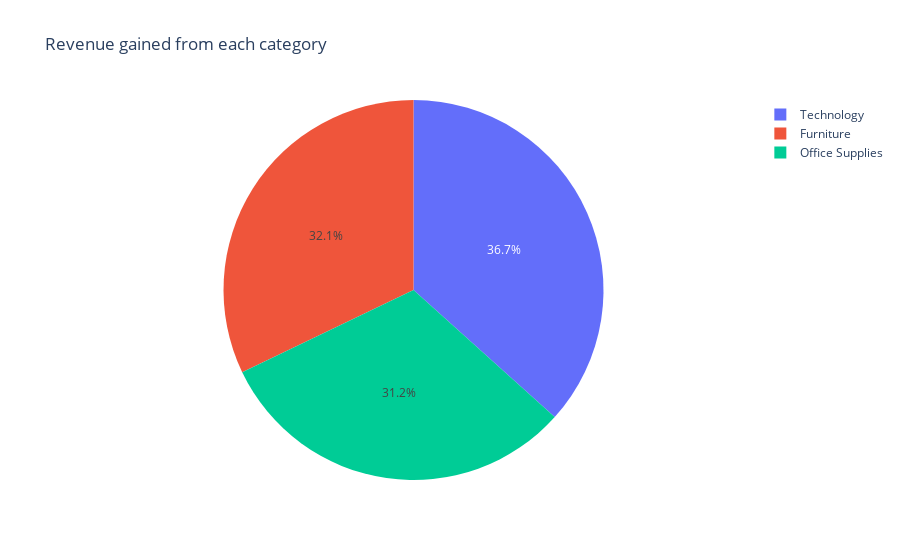

Notebook cell for this chart:
### Code cell
#Revenue gained from each category
grouped_data=df.groupby('Category',as_index=False)['Sales'].sum()
fig=px.pie(grouped_data,names='Category', values='Sales', title='Revenue gained from each category')
fig.show()

### Figure 1 — Plotly figure (JSON) as saved in the notebook; plotly's stock layout.template omitted (floating-point values rounded to 4 significant figures)
{"data": [{"domain": {"x": [0, 1], "y": [0, 1]}, "hovertemplate": "Category=%{label}<br>Sales=%{value}<extra></extra>", "labels": ["Furniture", "Office Supplies", "Technology"], "legendgroup": "", "name": "", "showlegend": true, "type": "pie", "values": [723500.0, 703200.0, 825900.0]}], "layout": {"autosize": true, "legend": {"tracegroupgap": 0}, "title": {"text": "Revenue gained from each category"}}}
